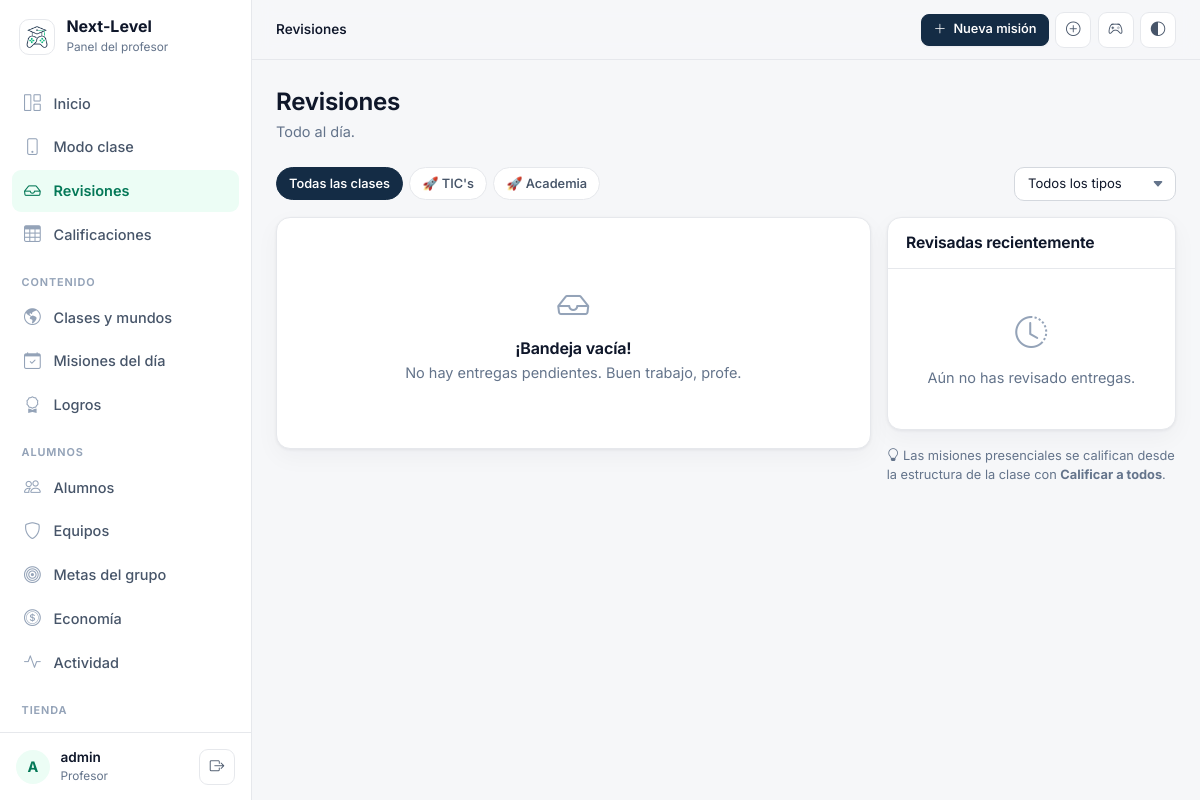
Page /profesor/revisiones/ (signed in) on the committed database.
### Misiones/models.py (models this page shows, shortened)
class Clase(models.Model):
    COLORES = [
        ('indigo', 'Índigo'),
        ('esmeralda', 'Esmeralda'),
        ('coral', 'Coral'),
        ('ambar', 'Ámbar'),
        ('cielo', 'Cielo'),
        ('uva', 'Uva'),
        ('rosa', 'Rosa'),
    ]
    nombre = models.CharField(max_length=50)
    grado = models.CharField(max_length=20)
    grupo = models.CharField(max_length=10)
    anio = models.IntegerField()
    descripcion = models.TextField(blank=True, default='')
    icono = models.CharField(max_length=10, default='🚀', help_text='Un emoji que represente la clase')
    color = models.CharField(max_length=20, choices=COLORES, default='indigo')
    activa = models.BooleanField(default=True, help_text='Las clases inactivas no aparecen en el lobby')

### Misiones/views_profesor.py (the view)
# urls.py: path('profesor/revisiones/', profe.revisiones, name='revisiones'),
@login_required
def revisiones(request):
    clase_id = request.GET.get('clase')
    tipo = request.GET.get('tipo')
    entregas = ProgresoMision.objects.filter(estado='pendiente').select_related(
        'alumno', 'mision', 'mision__clase', 'mision__nivel', 'mision__nivel__mundo'
    ).order_by('fecha')
    clase = None
    if clase_id and clase_id.isdigit():
        clase = Clase.objects.filter(pk=clase_id).first()
        entregas = entregas.filter(mision__clase_id=clase_id)
    if tipo:
        entregas = entregas.filter(mision__tipo=tipo)
    clases = Clase.objects.annotate(
        pendientes=Count('misiones__progresomision', filter=Q(misiones__progresomision__estado='pendiente'))
    ).order_by('grado', 'grupo')
    recientes = ProgresoMision.objects.filter(revisado=True, fecha_revision__isnull=False).select_related(
        'alumno', 'mision').order_by('-fecha_revision')[:8]
    return render(request, 'Profesor/panel_calificar.html', {
        'entregas': entregas,
        'clases': clases,
        'clase': clase,
        'tipo': tipo,
        'tipos': Mision.TIPO_MISION,
        'recientes': recientes,
        'seccion': 'revisiones',
    })

### Misiones/templatetags/nextlevel.py (called while the page is built)
@register.simple_tag
def contadores_profesor():
    return {
        'revisiones': ProgresoMision.objects.filter(estado='pendiente').count(),
        'pedidos': CompraAlumno.objects.filter(estado='pendiente').count(),
        'stock_bajo': ArticuloTienda.objects.filter(activo=True, stock__isnull=False, stock__lte=3).count(),
    }

### templates/Profesor/panel_calificar.html (shortened to what this page needs)
{% extends 'Profesor/baseProfesor.html' %}
{% load nextlevel %}
{% block titulo_pagina %}Revisiones{% endblock %}
{% block content %}
<div class="page-head">
    <div>
        <h1>Revisiones</h1>
        <p>{% if entregas %}{{ entregas|length }} entrega{{ entregas|length|pluralize }} esperando tu calificación{% if clase %} en {{ clase.nombre }}{% endif %}.{% else %}Todo al día.{% endif %}</p>
    </div>
</div>
<div class="d-flex flex-wrap gap-2 align-items-center mb-3">
    <div class="chips-filtro">
        <a href="?{% if tipo %}tipo={{ tipo }}{% endif %}" class="chip-f {% if not clase %}activo{% endif %}">Todas las clases</a>
        {% for c in clases %}
            <a href="?clase={{ c.id }}{% if tipo %}&tipo={{ tipo }}{% endif %}" class="chip-f {% if clase.id == c.id %}activo{% endif %}">
                {{ c.icono }} {{ c.nombre }} {% if c.pendientes %}<span class="c">{{ c.pendientes }}</span>{% endif %}
            </a>
        {% endfor %}
    </div>
    <form method="get" class="ms-auto">
        <select name="tipo" class="p-input" style="height:34px;font-size:.82rem;width:auto" onchange="this.form.submit()" aria-label="Filtrar por tipo">
            <option value="">Todos los tipos</option>
        </select>
    </form>
</div>
<div class="row g-3">
    <div class="col-xl-8">
        <section class="p-card">
            {% for e in entregas %}
                {% with info=e.mision.tipo|tipo_info %}
                <div class="entrega">
                    <div class="min-w-0">
                        <div class="d-flex align-items-center gap-3 flex-wrap">
                            <a href="{% url 'alumno_detalle' e.alumno.id %}" class="persona">
                                <img src="{{ e.alumno|avatar_url }}" alt="">
                                <span><span class="n d-block">{{ e.alumno.nombre }} {{ e.alumno.apellido }}</span><span class="s">{{ e.mision.clase.nombre }} · hace {{ e.fecha|timesince }}</span></span>
                            </a>
                            {% if e.intentos > 1 %}<span class="p-badge ambar">Intento {{ e.intentos }}</span>{% endif %}
                        </div>
                        <div class="mt-2 d-flex align-items-center gap-2 flex-wrap">
                            <span class="p-badge" style="background: {{ info.color }}1a; color: {{ info.color }}; border-color: transparent">{{ info.emoji }} {{ e.mision.get_tipo_display }}</span>
                            <a data-modal="xl" href="{% url 'editar_mision' e.mision.id %}" class="fw-semibold text-decoration-none" style="color:var(--text)">{{ e.mision.nombre }}</a>
                            <span class="text-muted-p" style="font-size:.78rem">{% if e.mision.nivel.mundo %}{{ e.mision.nivel.mundo.nombre }} › {% endif %}{{ e.mision.nivel.nombre }}</span>
                        </div>
                        <div class="d-flex gap-3 mt-2 align-items-start">
                            {% if e.evidencia %}
                                <img src="{{ e.evidencia.url }}" data-ampliar="{{ e.evidencia.url }}" alt="Evidencia de {{ e.alumno.nombre }}" class="evidencia-mini" title="Clic para ampliar">
                            {% endif %}
                            {% if e.respuesta_texto %}
                                <div class="respuesta flex-grow-1 mt-0">{{ e.respuesta_texto }}</div>
                            {% elif not e.evidencia %}
                                <div class="text-muted-p" style="font-size:.82rem"><i class="bi bi-info-circle"></i> El alumno marcó la misión como terminada sin adjuntar evidencia.</div>
                            {% endif %}
                        </div>
                    </div>
                    <div style="min-width:260px">
                        <form method="post" action="{% url 'aprobar_mision' e.id %}">
                            {% csrf_token %}
                            <input type="hidden" name="next" value="{{ request.get_full_path }}">
                            <div class="text-muted-p mb-1" style="font-size:.74rem;font-weight:600;text-transform:uppercase;letter-spacing:.04em">Aprobar con</div>
                            <div class="calif-rapida mb-2">
                                <button type="button" class="p-btn sm exito" data-calif="10">10</button>
                                <button type="button" class="p-btn sm" data-calif="9">9</button>
                                <button type="button" class="p-btn sm" data-calif="8">8</button>
                                <button type="button" class="p-btn sm" data-calif="7">7</button>
                                <button type="button" class="p-btn sm" data-calif="6">6</button>
                            </div>
                            <div class="d-flex gap-2">
                                <input type="text" name="comentario" class="p-input" style="height:32px;font-size:.8rem" placeholder="Comentario (opcional)">
                                <input type="number" name="calificacion" class="p-input tnum" style="height:32px;width:70px;font-size:.8rem" min="0" max="10" step="0.5" value="10" aria-label="Calificación personalizada">
                                <button type="submit" class="p-btn sm primario icono" title="Aprobar con esta calificación"><i class="bi bi-check2"></i></button>
                            </div>
                        </form>
                        <form method="post" action="{% url 'rechazar_mision' e.id %}" class="mt-2 text-end" data-pedir-comentario="Explícale a {{ e.alumno.nombre }} qué debe corregir:" data-titulo="Devolver «{{ e.mision.nombre }}»">
                            {% csrf_token %}
                            <input type="hidden" name="next" value="{{ request.get_full_path }}">
                            <input type="hidden" name="comentario">
                            <button type="submit" class="p-btn xs peligro"><i class="bi bi-arrow-counterclockwise"></i> Devolver para corregir</button>
                        </form>
                    </div>
                </div>
                {% endwith %}
            {% empty %}
                <div class="vacio-p" style="padding:4rem 1rem">
                    <i class="bi bi-inbox"></i>
                    <h3>¡Bandeja vacía!</h3>
                    <p class="mb-0">No hay entregas pendientes{% if clase %} en esta clase{% endif %}. Buen trabajo, profe.</p>
                </div>
            {% endfor %}
        </section>
    </div>
    <div class="col-xl-4">
        <section class="p-card">
            <div class="p-card-head"><h2>Revisadas recientemente</h2></div>
            <div class="p-card-body sin-pad">
                {% for r in recientes %}
                    <div class="feed-item">
                        <img src="{{ r.alumno|avatar_url }}" alt="" style="width:30px;height:30px;border-radius:50%">
                        <div class="min-w-0">
                            <div class="t text-truncate"><b>{{ r.alumno.nombre }}</b> · {{ r.mision.nombre }}</div>
                            <div class="f">hace {{ r.fecha_revision|timesince }}</div>
                        </div>
                        <span class="v">
                            {% if r.estado == 'aprobado' %}<span class="p-badge verde tnum">{{ r.puntuacion|calif10 }}</span>
                            {% elif r.estado == 'rechazado' %}<span class="p-badge rojo">Devuelta</span>
                            {% else %}<span class="p-badge ambar">Reenviada</span>{% endif %}
                        </span>
                    </div>
                {% empty %}
                    <div class="vacio-p"><i class="bi bi-clock-history"></i>Aún no has revisado entregas.</div>
                {% endfor %}
            </div>
        </section>
        <p class="text-muted-p mt-3" style="font-size:.8rem"><i class="bi bi-lightbulb"></i> Las misiones presenciales se califican desde la estructura de la clase con <b>Calificar a todos</b>.</p>
    </div>
</div>
{% endblock %}

### templates/Profesor/baseProfesor.html (shortened to what this page needs)
{% load static nextlevel %}<!DOCTYPE html>
<html lang="es" data-theme="light">
<head>
    <link href="https://cdn.jsdelivr.net/npm/bootstrap@5.3.2/dist/css/bootstrap.min.css" rel="stylesheet">
    <link rel="stylesheet" href="https://cdn.jsdelivr.net/npm/bootstrap-icons@1.11.1/font/bootstrap-icons.css">
    <link rel="stylesheet" href="{% static 'css/profesor.css' %}">
</head>
<body class="panel">
{% contadores_profesor as cont %}
<aside class="sidebar" aria-label="Menú del profesor">
    <a href="{% url 'dashboard_profesor' %}" class="sidebar-brand">
        <img src="{% static 'img/192x192.png' %}" alt="">
        <span><span class="t d-block">Next-Level</span><span class="s">Panel del profesor</span></span>
    </a>
    <nav class="sidebar-nav">
        <a href="{% url 'dashboard_profesor' %}" class="nav-item-p {% if seccion == 'inicio' %}activo{% endif %}"><i class="bi bi-grid-1x2"></i> Inicio</a>
        <a href="{% url 'modo_clase_inicio' %}" class="nav-item-p {% if seccion == 'modo_clase' %}activo{% endif %}"><i class="bi bi-phone"></i> Modo clase</a>
        <a href="{% url 'revisiones' %}" class="nav-item-p {% if seccion == 'revisiones' %}activo{% endif %}">
            <i class="bi bi-inbox"></i> Revisiones {% if cont.revisiones %}<span class="cuenta">{{ cont.revisiones }}</span>{% endif %}
        </a>
        <a href="{% url 'calificaciones' %}" class="nav-item-p {% if seccion == 'calificaciones' %}activo{% endif %}"><i class="bi bi-table"></i> Calificaciones</a>
        <div class="nav-grupo">Contenido</div>
        <a href="{% url 'clases_lista' %}" class="nav-item-p {% if seccion == 'clases' %}activo{% endif %}"><i class="bi bi-globe-americas"></i> Clases y mundos</a>
        <a href="{% url 'diarias_lista' %}" class="nav-item-p {% if seccion == 'diarias' %}activo{% endif %}"><i class="bi bi-calendar-check"></i> Misiones del día</a>
        <a href="{% url 'logros_lista' %}" class="nav-item-p {% if seccion == 'logros' %}activo{% endif %}"><i class="bi bi-award"></i> Logros</a>
        <div class="nav-grupo">Alumnos</div>
        <a href="{% url 'alumnos_lista' %}" class="nav-item-p {% if seccion == 'alumnos' %}activo{% endif %}"><i class="bi bi-people"></i> Alumnos</a>
        <a href="{% url 'equipos_lista' %}" class="nav-item-p {% if seccion == 'equipos' %}activo{% endif %}"><i class="bi bi-shield"></i> Equipos</a>
        <a href="{% url 'metas_lista' %}" class="nav-item-p {% if seccion == 'metas' %}activo{% endif %}"><i class="bi bi-bullseye"></i> Metas del grupo</a>
        <a href="{% url 'gestionar_monedas' %}" class="nav-item-p {% if seccion == 'economia' %}activo{% endif %}"><i class="bi bi-coin"></i> Economía</a>
        <a href="{% url 'actividad' %}" class="nav-item-p {% if seccion == 'actividad' %}activo{% endif %}"><i class="bi bi-activity"></i> Actividad</a>
        <div class="nav-grupo">Tienda</div>
        <a href="{% url 'tienda_admin' %}" class="nav-item-p {% if seccion == 'tienda' %}activo{% endif %}">
        </a>
    </nav>
    <div class="sidebar-pie">
        <span class="avatar-p">{{ user.get_username|slice:":1"|upper }}</span>
        <div class="min-w-0 flex-grow-1">
            <div class="fw-semibold text-truncate" style="font-size:.85rem">{{ user.get_full_name|default:user.get_username }}</div>
            <div class="text-muted-p" style="font-size:.74rem">Profesor</div>
        </div>
        <form method="post" action="{% url 'logout' %}" class="m-0">
            <button type="submit" class="icon-btn" title="Cerrar sesión" aria-label="Cerrar sesión"><i class="bi bi-box-arrow-right"></i></button>
        </form>
    </div>
</aside>
<div class="main">
    <header class="topbar">
        <div class="migas">
            {% block migas %}<span class="actual">{% block titulo_pagina %}Panel{% endblock %}</span>{% endblock %}
        </div>
        <div class="acciones">
            <a data-modal="xl" href="{% url 'alta_mision' %}" class="p-btn sm primario d-none d-sm-inline-flex"><i class="bi bi-plus-lg"></i> Nueva misión</a>
            <div class="dropdown">
                <button type="button" class="icon-btn" data-bs-toggle="dropdown" aria-label="Crear" title="Crear"><i class="bi bi-plus-circle"></i></button>
            </div>
            <a href="{% url 'seleccionar_clase' %}" class="icon-btn" title="Ver la plataforma como alumno" aria-label="Ver como alumno"><i class="bi bi-controller"></i></a>
            <button type="button" class="icon-btn" id="btn-tema" title="Cambiar tema claro/oscuro" aria-label="Cambiar tema"><i class="bi bi-circle-half"></i></button>
        </div>
    </header>
    <main class="contenido-p">
        {% block content %}{% endblock %}
    </main>
</div>
</body>
</html>

### rows in the picture
Clase: icono "🚀", nombre "TIC's"
Clase: icono "🚀", nombre "Academia"

### other values in the picture
{{ user.get_username|slice:":1"|upper }} "A"
{{ user.get_full_name|default:user.get_username }} "admin"
